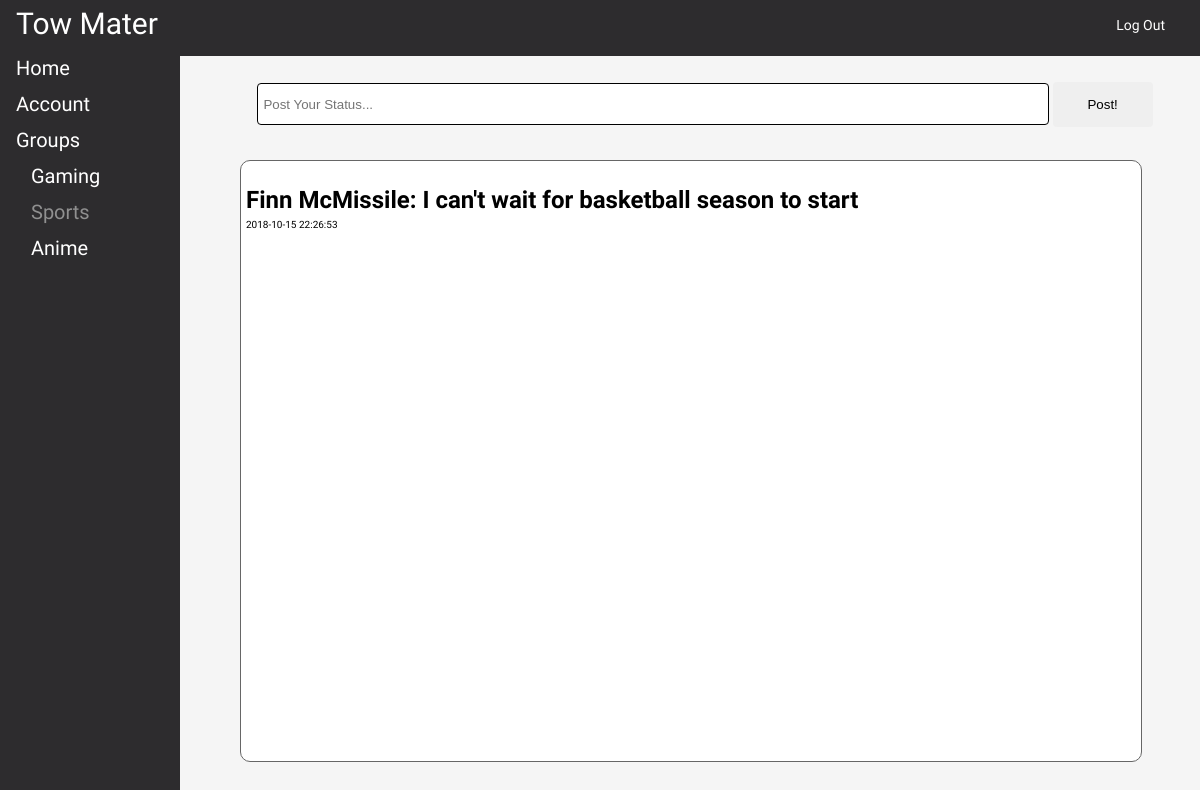
Before: /sports_group.php (signed in) with the older database file.
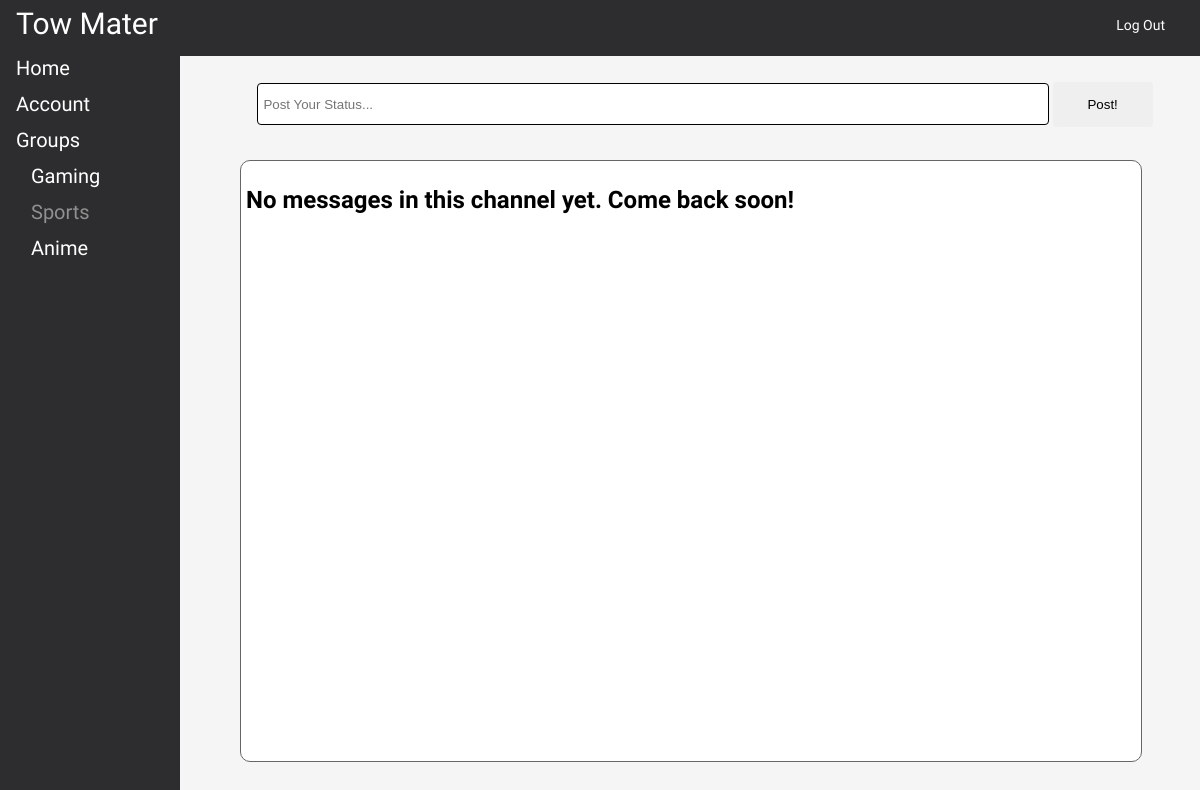
After: the same page with the newer database file.
### tables this page shows
CREATE TABLE `messages` (
  `msg_id` int(10) UNSIGNED NOT NULL,
  `user_id` int(10) UNSIGNED NOT NULL,
  `msg` varchar(280) NOT NULL,
  `post_time` timestamp NOT NULL DEFAULT CURRENT_TIMESTAMP,
  `group_id` int(10) UNSIGNED NOT NULL,
  `likes` int(10) UNSIGNED NOT NULL
);

CREATE TABLE `users` (
  `id` int(10) UNSIGNED NOT NULL,
  `fname` varchar(50) NOT NULL,
  `lname` varchar(50) NOT NULL,
  `password` varchar(60) NOT NULL,
  `email` varchar(50) NOT NULL
);

### sports_group.php (the view, shortened to what this page needs)
<?php
	include ('connection.php');
?>
<!doctype HTML>
<html>
	<head>
		<link rel="stylesheet" type="text/css" href="css/style.css">
	</head>
	<body>
		<div class="header">
			<?php
				echo "<div id='logo'>";
					echo $_SESSION['fname'];
					echo " " . $_SESSION['lname'];
				echo "</div>";
			?>
			<div class="menu">
				<ul>
					<li><a href="loggedout.php">Log Out</a></li>
				</ul>
			</div>
		</div>
		<div class="sidemenu">
			<ul>
				<li><a href="home.php">Home</a></li>
			</ul>
			<ul>
				<li><a href="#">Account</a></li>
			</ul>
			<ul id="submenu">
				<li>
					<span>Groups</span>
					<ul>
						<li><a href="gaming_group.php">Gaming</a></li>
						<li class="active"><a href="sports_group.php">Sports</a></li>
						<li><a href="anime_group.php">Anime</a></li>
					</ul>
				</li>
			</ul>
		</div>
		<div class = "feed">
			<?php
				$postFeed = "SELECT fname,lname, msg, post_time, msg_id from users inner join messages on users.id = messages.user_id WHERE group_id = 3 ORDER BY msg_id DESC";
				$result = $conn->query($postFeed);
				if ($result->num_rows > 0) {
					while($row = $result->fetch_assoc()) {
						echo "<h2 id ='userName'>" . $row['fname'] . " " . $row['lname'] . ": " . htmlspecialchars($row['msg']) . "</h2>";
						echo "<div class='time'>" . $row['post_time'] . "</div>"."\n";
					}
				} else {
					echo "<h2 id ='userName'>No messages in this channel yet. Come back soon!</h2>";
				}
			?>
		</div>
		<div class="posting">
			<form action="sports_group.php" method="POST">
				<input id="messeging" type="text" name="message" value="" placeholder="Post Your Status...">
				<input id="msg_submit" type="submit" name="submit" value="Post!">
			</form>
		</div>
	</body>
</html>

Changed rows visible on the page:
removed messages: user.fname "Finn", user.lname "McMissile", msg "I can't wait for basketball season to start", post_time "2018-10-15 22:26:53"
Other visible differences:
text now shown: "No messages in this channel yet. Come back soon!"
